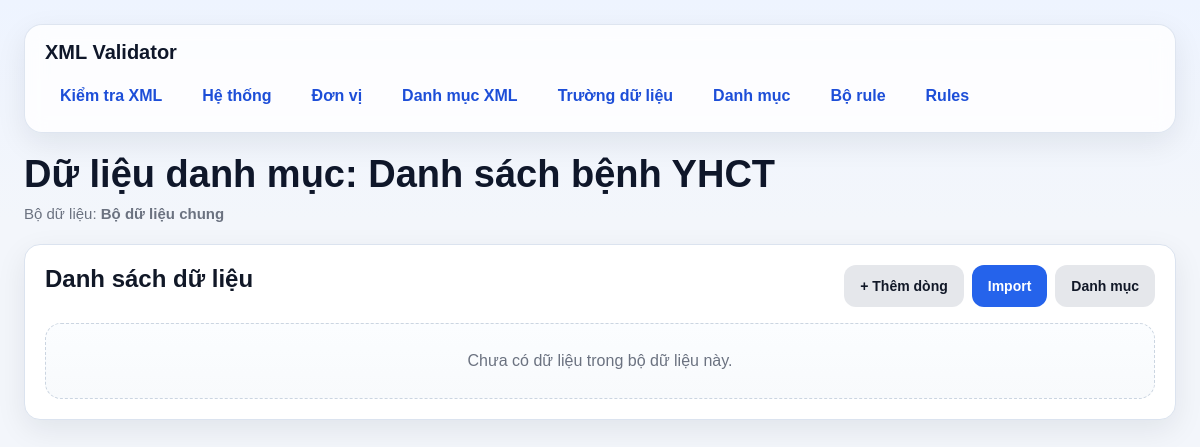
The app's page /categories/3/records with its own data.
### models/category_model.py (models this page shows, shortened)
class DanhMuc(db.Model):
    __tablename__ = "danh_muc"
    id = db.Column(db.Integer, primary_key=True)
    ten_danh_muc = db.Column(db.String(255), nullable=False)
    scope = db.Column(db.String(20), nullable=False, default="COMMON")
    fields = db.relationship(
        "DanhMucField",
        back_populates="danh_muc",
        cascade="all, delete-orphan",
        lazy="select"
    )
    datasets = db.relationship(
        "DanhMucDataset",
        back_populates="danh_muc",
        cascade="all, delete-orphan",
        lazy="select"
    )

class DanhMucDataset(db.Model):
    __tablename__ = "danh_muc_dataset"
    id = db.Column(db.Integer, primary_key=True)
    danh_muc_id = db.Column(db.Integer, db.ForeignKey("danh_muc.id"), nullable=False)
    don_vi_id = db.Column(db.Integer, db.ForeignKey("don_vi.id"), nullable=True)
    ten_bo_du_lieu = db.Column(db.String(255), nullable=False)
    danh_muc = db.relationship("DanhMuc", back_populates="datasets")
    don_vi = db.relationship("DonVi")
    records = db.relationship(
        "DanhMucRecord",
        back_populates="dataset",
        cascade="all, delete-orphan",
        lazy="select"
    )
    __table_args__ = (
        db.UniqueConstraint("danh_muc_id", "don_vi_id", name="uq_dm_dataset_unit"),
    )

### routes/category_routes.py (the view)
@category_bp.route("/<int:category_id>/records", methods=["GET", "POST"])
def manage_category_records(category_id):
    item = DanhMuc.query.get_or_404(category_id)
    if (item.scope or "COMMON").upper() == "UNIT":
        return redirect(url_for("category_bp.manage_category_datasets", category_id=item.id))
    dataset = get_or_create_common_dataset(item)
    db.session.commit()
    return handle_dataset_records(item=item, dataset=dataset)

### routes/category_routes.py (called while the page is built, shortened)
def handle_dataset_records(item, dataset):
    fields = (
        DanhMucField.query
        .filter_by(danh_muc_id=item.id)
        .order_by(DanhMucField.id.asc())
        .all()
    )
    error = None
    is_ajax = request.headers.get("X-Requested-With") == "XMLHttpRequest"
    records = (
        DanhMucRecord.query
        .filter_by(dataset_id=dataset.id)
        .order_by(DanhMucRecord.id.asc())
        .all()
    )
    record_rows = build_record_rows(records, fields)
    return render_template(
        "category_records.html",
        item=item,
        dataset=dataset,
        fields=fields,
        records=records,
        record_rows=record_rows,
        error=error
    )

def get_or_create_common_dataset(category):
    dataset = (
        DanhMucDataset.query
        .filter(DanhMucDataset.danh_muc_id == category.id)
        .filter(DanhMucDataset.don_vi_id.is_(None))
        .first()
    )
    if dataset:
        return dataset

def build_record_rows(records, fields):
    rows = []
    return rows

### templates/category_records.html (shortened to what this page needs)
{% extends "base.html" %}
{% block content %}
<div class="page-header">
    <h1 class="page-title">Dữ liệu danh mục: {{ item.ten_danh_muc }}</h1>
    <div class="page-subtitle">
        {% if dataset %}
            Bộ dữ liệu:
            <strong>{{ dataset.ten_bo_du_lieu }}</strong>
        {% else %}
            Quản lý dữ liệu danh mục dùng chung. Có thể thêm tay hoặc import JSON / Excel.
        {% endif %}
    </div>
</div>
<div class="card">
    <div class="records-toolbar">
        <div class="records-toolbar__left">
            <h2 class="card-title" style="margin-bottom: 0;">Danh sách dữ liệu</h2>
        </div>
        <div class="records-toolbar__right">
            {% if fields %}
                <button type="button" class="btn btn-secondary" id="toggle-create-form-btn">+ Thêm dòng</button>
                <button type="button" class="btn btn-primary" id="open-import-modal-btn">Import</button>
            {% endif %}
            {% if item.scope == 'UNIT' %}
                <a href="/categories/{{ item.id }}/datasets" class="btn btn-secondary">Quay lại</a>
            {% else %}
                <a href="/categories" class="btn btn-secondary">Danh mục</a>
            {% endif %}
        </div>
    </div>
    {% if fields %}
        {% if record_rows %}
        <div class="table-wrap" id="records-table-wrap">
            <table>
                <thead>
                    <tr>
                        <th style="width:90px;">ID dòng</th>
                        {% for f in fields %}
                        <th
                            data-field-id="{{ f.id }}"
                            data-field-code="{{ f.ma_truong }}"
                        >
                            <code>{{ f.ma_truong }}</code>
                        </th>
                        {% endfor %}
                        <th style="width:320px;">Thao tác</th>
                    </tr>
                </thead>
                <tbody id="records-tbody">
                    {% for row in record_rows %}
                    <tr class="js-edit-row" data-record-id="{{ row.record.id }}">
                        <td><strong class="js-record-id">{{ row.record.id }}</strong></td>
                        {% for cell in row.cells %}
                        <td
                            class="js-edit-cell"
                            data-field-id="{{ fields[loop.index0].id }}"
                            data-field-code="{{ fields[loop.index0].ma_truong }}"
                            data-original="{{ cell|e }}"
                        >
                            <span class="js-cell-text">{{ cell }}</span>
                            <input
                                type="text"
                                class="js-cell-input"
                                name="field_{{ fields[loop.index0].id }}"
                                value="{{ cell }}"
                                placeholder="{{ fields[loop.index0].ma_truong }}"
                                style="display:none; min-width:130px;"
                            >
                        </td>
                        {% endfor %}
                        <td>
                            <div class="actions actions-center">
                                <button type="button" class="btn btn-secondary js-btn-edit">Sửa</button>
                                <button type="button" class="btn btn-danger js-btn-delete">Xóa</button>
                                <button type="button" class="btn btn-primary js-btn-save" style="display:none;">Lưu</button>
                                <button type="button" class="btn btn-secondary js-btn-cancel" style="display:none;">Hủy</button>
                            </div>
                        </td>
                    </tr>
                    {% endfor %}
                </tbody>
            </table>
        </div>
        {% else %}
        <div class="empty-state" id="records-empty-state">
            Chưa có dữ liệu trong bộ dữ liệu này.
        </div>
        {% endif %}
    {% endif %}
</div>
{% endblock %}

### templates/base.html (style rules this page uses)
* { box-sizing: border-box; }
:root { --bg: #f3f6fb; --card: #ffffff; --card-soft: #f8fafc; --border: #dbe3ef; --text: #1f2937; --muted: #6b7280; --primary: #2563eb; --primary-hover: #1d4ed8; --danger: #dc2626; --danger-hover: #b91c1c; --success-bg: #dcfce7; --success-text: #166534; --warning-bg: #fef3c7; --warning-text: #92400e; --error-bg: #fee2e2; --error-text: #991b1b; --shadow: 0 10px 30px rgba(15, 23, 42, 0.08); --radius: 16px; }
body { margin: 0; font-family: Arial, Helvetica, sans-serif; background: linear-gradient(180deg, #eef4ff 0%, var(--bg) 220px); color: var(--text); }
.page-header { margin-bottom: 22px; }
.page-title { margin: 0; font-size: 38px; line-height: 1.15; color: #0f172a; }
.page-subtitle { margin-top: 8px; color: var(--muted); font-size: 15px; }
.card { background: var(--card); border: 1px solid var(--border); border-radius: var(--radius); box-shadow: var(--shadow); padding: 20px; margin-bottom: 20px; }
.card-title { margin: 0 0 18px 0; font-size: 24px; font-weight: 700; color: #111827; }
.btn, button { border: none; min-height: 42px; padding: 10px 16px; border-radius: 12px; cursor: pointer; font-weight: 700; font-size: 14px; text-decoration: none; display: inline-flex; align-items: center; justify-content: center; transition: 0.2s ease; }
.btn-primary { background: var(--primary); color: white; }
.btn-secondary { background: #e5e7eb; color: #111827; }
.empty-state { padding: 28px 18px; text-align: center; color: var(--muted); background: linear-gradient(180deg, #fbfdff 0%, #f8fafc 100%); border: 1px dashed #cbd5e1; border-radius: 16px; }

### templates/category_records.html (style rules this page uses)
.records-toolbar { display: flex; align-items: flex-start; justify-content: space-between; gap: 16px; flex-wrap: wrap; margin-bottom: 16px; }
.records-toolbar__right { display: flex; gap: 8px; flex-wrap: wrap; align-items: center; }

### records on screen
DanhMuc: ten_danh_muc "Danh sách bệnh YHCT"
DanhMucDataset: ten_bo_du_lieu "Bộ dữ liệu chung"
